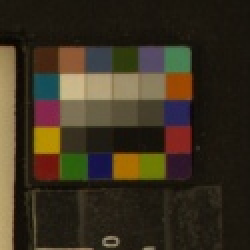
#> input picture cc.jpg, 125 x 125 px (shown 2 times larger)
$ python blur_detection.py ../cc.jpg
#> lines starting #> are read from the running program, lines starting #| are printed output that depends on the picture; long printed decimals are rounded
# Slightly adapted by Jason Best (jbest@brit.org)

""" This is an implementation of the paper found here: http://www.cs.cmu.edu/~htong/pdf/ICME04_tong.pdf
    Extended from https://gist.github.com/shahriman/3289170
"""
"""
Copied from https://github.com/chihsuan/detect-blurry-video/blob/master/detect_blurry_image.py
The original at https://gist.github.com/shahriman/3289170 is no longer available.
"""
from PIL import Image
import numpy
import pywt
import sys

def blur_detect(image=None, thresh=35, MinZero=0.05):

#> called with image = '../cc.jpg', thresh = 35, MinZero = 0.05
    if type(image) is str:
        #image = Image.open(sys.argv[1]).convert('F')
        #image = numpy.asarray(image)
        image = Image.open(image).convert('F')
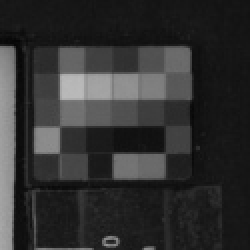
#> image: PIL image 125x125 F (shown 2 times larger); min 6.02, max 186.2, mean 49.6
        image = numpy.asarray(image)

    # original:
    # x_cropped = image[0:(numpy.shape(image)[0]/16)*16 - 1, 0:(numpy.shape(image)[1]/16)*16 - 1]
    x_cropped = image[0:(int(numpy.shape(image)[0]/16)*16 - 1), 0:(int(numpy.shape(image)[1]/16)*16 - 1)]
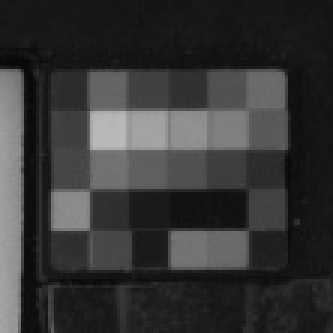
#> x_cropped: shape (111, 111) float32 (shown 3 times larger); min 6.02, max 186.2, mean 54.5

    LL1,(LH1,HL1,HH1) = pywt.dwt2(x_cropped,'haar')
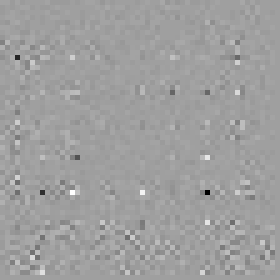
#> HH1: shape (56, 56) float32 (shown 5 times larger); min -19.7, max 11.73, mean -0.00878; drawn with min black and max white
    LL2,(LH2,HL2,HH2) = pywt.dwt2(LL1      ,'haar')
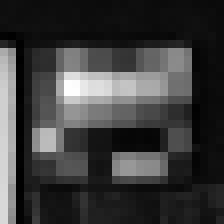
#> LL2: shape (28, 28) float32 (shown 8 times larger); min 54.28, max 738.7, mean 216.3; drawn with min black and max white
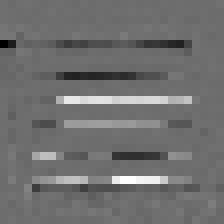
#> LH2: shape (28, 28) float32 (shown 8 times larger); min -111.8, max 146.4, mean 1.3; drawn with min black and max white
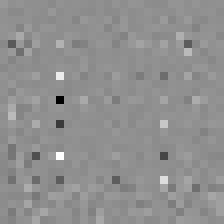
#> HH2: shape (28, 28) float32 (shown 8 times larger); min -52.51, max 40.23, mean 0; drawn with min black and max white
    LL3,(LH3,HL3,HH3) = pywt.dwt2(LL2      ,'haar')
    Emap1 = numpy.square(LH1) + numpy.square(HL1) + numpy.square(HH1)
    Emap2 = numpy.square(LH2) + numpy.square(HL2) + numpy.square(HH2)
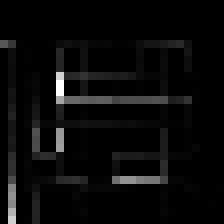
#> Emap2: shape (28, 28) float32 (shown 8 times larger); min 0.0235, max 37094.6, mean 1454; drawn with min black and max white
    Emap3 = numpy.square(LH3) + numpy.square(HL3) + numpy.square(HH3)

    #dimx=numpy.shape(Emap1)[0] / 8
    dimx=int(numpy.shape(Emap1)[0] / 8)
#> dimx = 7
    #dimy=numpy.shape(Emap1)[1] / 8
    dimy=int(numpy.shape(Emap1)[1] / 8)
#> dimy = 7
    Emax1 = []
    vert = 1
    for j in range(0, dimx - 2):
        horz = 1;
        Emax1.append([])
        for k in range(0,dimy - 2):
            Emax1[j].append(numpy.max(numpy.max(Emap1[vert:vert+7, horz:horz+7])))
            horz = horz + 8
        vert = vert + 8
#> after the loop, Emax1 = [[26, 23.47, 12.75, 12.75, 12.75], [5783.9, 1280.3, 1718.5, 862.7, 1737.3], [1827.2, 3102.8, 3707.8, 3037.7, 2450.5], [3491.3, 1231.7, 1707.6, 1863.7, 1344.1], [4532.8, 4428, 409, 3230.6, 3102.8]]; vert = 41

    dimx = int(numpy.shape(Emap2)[0] / 4)
    dimy = int(numpy.shape(Emap2)[1] / 4)
    Emax2 = []
    vert = 1
    for j in range(0,dimx - 2):
        horz = 1;
        Emax2.append([])
        for k in range(0,dimy - 2):
            Emax2[j].append(numpy.max(numpy.max(Emap2[vert:vert+3,horz:horz+3])))
            horz = horz+4
        vert=vert+4
#> after the loop, Emax2 = [[259.7, 19.19, 26.19, 39.5, 51], [7868.8, 5757.9, 2615.8, 1081.8, 3308.1], [2872.2, 37094.6, 7474.5, 4723, 1623], [5147.3, 4806.7, 2726.9, 2472.6, 1351.1], [6431.8, 23089.1, 615.1, 4822.7, 4109]]; vert = 21

    dimx = int(numpy.shape(Emap3)[0]/2)
    dimy = int(numpy.shape(Emap3)[1]/2)
    Emax3 = []
    vert=1
    for j in range(0, dimx - 2):
        horz=1;
        Emax3.append([])
        for k in range(0, dimy - 2):
            Emax3[j].append(numpy.max(numpy.max(Emap3[vert:vert+1,horz:horz+1])))
            horz = horz+2
        vert = vert+2
#> after the loop, Emax3 = [[33.59, 58.44, 13.53, 85.62, 17.13], [4022.5, 21203.2, 7245.5, 46.76, 4.43], [3497.4, 66645.4, 827.5, 358.8, 8.51], [3892.6, 4698.4, 4552.1, 1942.6, 1246.9], [5118.9, 50416.4, 13581, 90399.4, 85205.8]]; vert = 11

    N_edge = 0
    N_da = 0
    N_rg = 0
    N_brg = 0

    EdgeMap = []
    for j in range(0, dimx - 2):
        EdgeMap.append([])
        for k in range(0, dimy - 2):
            if (Emax1[j][k] > thresh) or (Emax2[j][k] > thresh) or (Emax3[j][k] > thresh):
                EdgeMap[j].append(1)
                N_edge = N_edge + 1
                rg = 0
                if (Emax1[j][k] > Emax2[j][k]) and (Emax2[j][k] > Emax3[j][k]):
                    N_da=N_da+1
                elif (Emax1[j][k] < Emax2[j][k]) and (Emax2[j][k] < Emax3[j][k]):
                    rg = 1
                    N_rg=N_rg+1
                elif (Emax2[j][k] > Emax1[j][k]) and (Emax2[j][k] > Emax3[j][k]):
                    rg = 1
                    N_rg = N_rg+1
                if rg and (Emax1[j][k] < thresh):
                    N_brg = N_brg+1
            else:
                EdgeMap[j].append(0)
#> after the loop, N_brg = 3; N_da = 1; N_edge = 24; N_rg = 22

    per = float(N_da) / N_edge
#> per = 0.0417
    BlurExtent = float(N_brg) / N_rg
#> BlurExtent = 0.136

    if per > MinZero:
        #print('Not blurred')
        return False, per, BlurExtent
    else:
        #print ('Blurred')
        return True, per, BlurExtent

if __name__=='__main__':
    is_blurry, per, blur_extent = blur_detect(image=sys.argv[1])
#> is_blurry = True; per = 0.0417; blur_extent = 0.136
    if is_blurry:
        print('Blurry:', per, blur_extent)
#| Blurry: 0.04167 0.1364
    else:
        print('Not blurry:', per, blur_extent)
